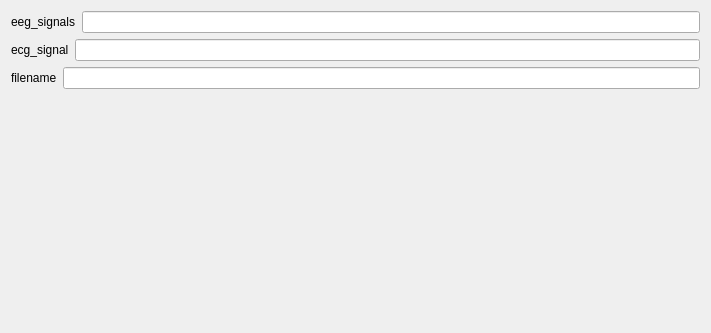
<?xml version="1.0" encoding="UTF-8"?>
<ui version="4.0">
 <class>ECGArtifactsCorrectionSettingsView</class>
 <widget class="QWidget" name="ECGArtifactsCorrectionSettingsView">
  <property name="styleSheet">
   <string notr="true">font: 12pt &quot;Roboto&quot;;</string>
  </property>
  <property name="geometry">
   <rect>
    <x>0</x>
    <y>0</y>
    <width>711</width>
    <height>333</height>
   </rect>
  </property>
  <property name="windowTitle">
   <string>Form</string>
  </property>
  <layout class="QVBoxLayout" name="verticalLayout">
   <item>
    <layout class="QHBoxLayout" name="eeg_signals_horizontalLayout">
     <item>
      <widget class="QLabel" name="eeg_signals_label">
       <property name="text">
        <string>eeg_signals</string>
       </property>
      </widget>
     </item>
     <item>
      <widget class="QLineEdit" name="eeg_signals_lineedit"/>
     </item>
    </layout>
   </item><item>
    <layout class="QHBoxLayout" name="ecg_signal_horizontalLayout">
     <item>
      <widget class="QLabel" name="ecg_signal_label">
       <property name="text">
        <string>ecg_signal</string>
       </property>
      </widget>
     </item>
     <item>
      <widget class="QLineEdit" name="ecg_signal_lineedit"/>
     </item>
    </layout>
   </item><item>
    <layout class="QHBoxLayout" name="filename_horizontalLayout">
     <item>
      <widget class="QLabel" name="filename_label">
       <property name="text">
        <string>filename</string>
       </property>
      </widget>
     </item>
     <item>
      <widget class="QLineEdit" name="filename_lineedit"/>
     </item>
    </layout>
   </item>
   <item>
    <spacer name="verticalSpacer">
     <property name="orientation">
      <enum>Qt::Vertical</enum>
     </property>
     <property name="sizeHint" stdset="0">
      <size>
       <width>20</width>
       <height>40</height>
      </size>
     </property>
    </spacer>
   </item>
  </layout>
 </widget>
 <resources>
  <include location="../../../../snooz-toolbox/src/main/python/ui/themes/themes.qrc"/>
 </resources>
 <connections/>
 </ui>
